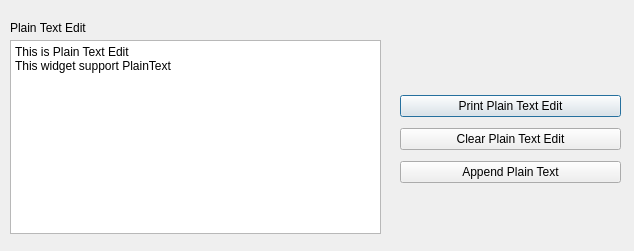
<?xml version="1.0" encoding="UTF-8"?>
<ui version="4.0">
 <class>Dialog</class>
 <widget class="QDialog" name="Dialog">
  <property name="geometry">
   <rect>
    <x>0</x>
    <y>0</y>
    <width>634</width>
    <height>251</height>
   </rect>
  </property>
  <property name="windowTitle">
   <string>Dialog</string>
  </property>
  <widget class="QLabel" name="label_2">
   <property name="geometry">
    <rect>
     <x>10</x>
     <y>20</y>
     <width>91</width>
     <height>16</height>
    </rect>
   </property>
   <property name="text">
    <string>Plain Text Edit</string>
   </property>
  </widget>
  <widget class="QWidget" name="layoutWidget">
   <property name="geometry">
    <rect>
     <x>400</x>
     <y>90</y>
     <width>221</width>
     <height>100</height>
    </rect>
   </property>
   <layout class="QVBoxLayout" name="verticalLayout_2">
    <item>
     <widget class="QPushButton" name="btn_printPlainTextEdit">
      <property name="text">
       <string>Print Plain Text Edit</string>
      </property>
     </widget>
    </item>
    <item>
     <widget class="QPushButton" name="btn_clearPlainTextEdit">
      <property name="text">
       <string>Clear Plain Text Edit</string>
      </property>
     </widget>
    </item>
    <item>
     <widget class="QPushButton" name="btn_appendPlainText">
      <property name="text">
       <string>Append Plain Text</string>
      </property>
     </widget>
    </item>
   </layout>
  </widget>
  <widget class="QWidget" name="layoutWidget">
   <property name="geometry">
    <rect>
     <x>10</x>
     <y>40</y>
     <width>371</width>
     <height>194</height>
    </rect>
   </property>
   <layout class="QHBoxLayout" name="horizontalLayout">
    <item>
     <widget class="QPlainTextEdit" name="plaintextedit_Test">
      <property name="plainText">
       <string>This is Plain Text Edit
This widget support PlainText</string>
      </property>
     </widget>
    </item>
   </layout>
  </widget>
 </widget>
 <resources/>
 <connections/>
</ui>
